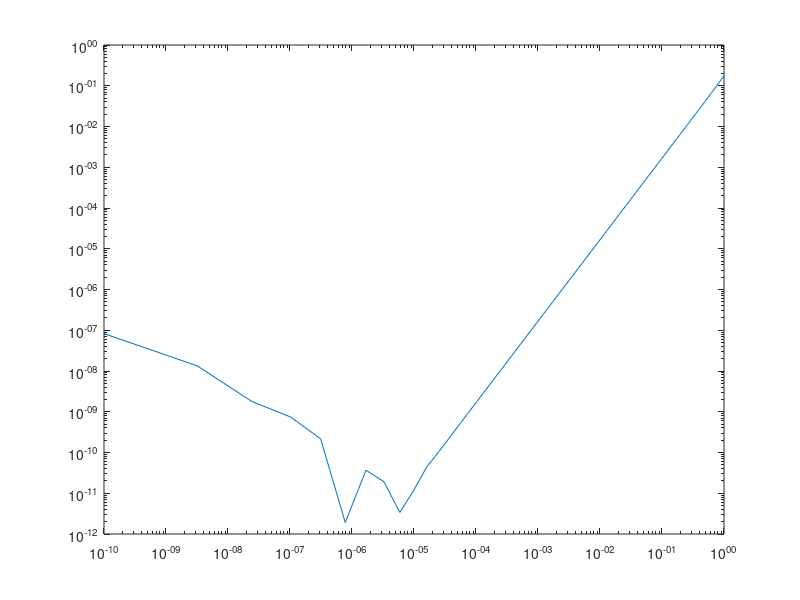

Here is the MATLAB script that generated this plot:
h = 0.01:0.01:1; % naiver Versuch
h = h.^5% verbesserter Versuch
eplus = exp(h);
eminus = exp(-h);
zentral = (eplus-eminus)./(2*h);
absfehler = abs(zentral-1.0);
% plot(h,absfehler) % naiver Versuch
loglog(h,absfehler) % besserer Versuc
